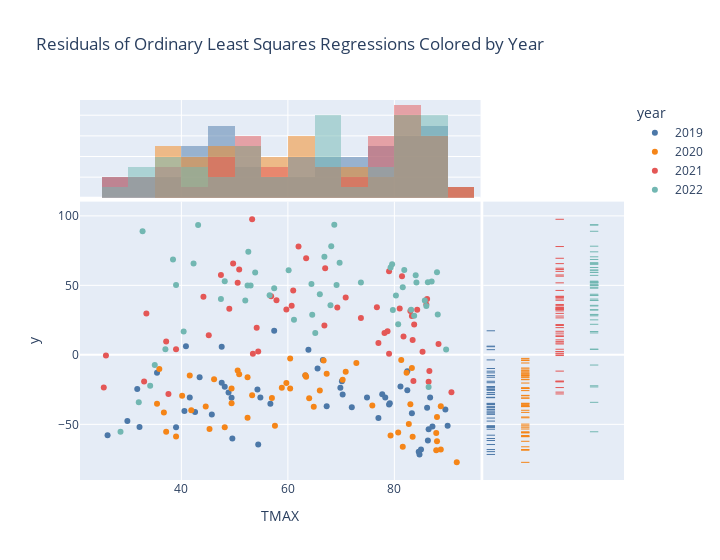

Here is the notebook cell this chart was saved with:
### Code cell
ols_fig_resid = px.scatter(
  weekly_summary,
  x=weekly_summary['TMAX'],
  y=ols_res.resid,
  color='year',
  width=720,
  title='Residuals of Ordinary Least Squares Regressions Colored by Year',
  marginal_x='histogram',
  marginal_y='rug',
  color_discrete_sequence=px.colors.qualitative.T10
)
ols_fig_resid.show()

### Figure 1 — Plotly figure (JSON) as saved in the notebook; plotly's stock layout.template omitted (floating-point values rounded to 4 significant figures)
{"data": [{"hovertemplate": "year=2019<br>TMAX=%{x}<br>y=%{y}<extra></extra>", "legendgroup": "2019", "marker": {"color": "#4C78A8", "symbol": "circle"}, "mode": "markers", "name": "2019", "orientation": "v", "showlegend": true, "type": "scatter", "x": [41.57, 32.14, 29.86, 26.14, 49.57, 40.57, 39, 42.57, 31.71, 54.43, 48.14, 56.71, 54.29, 69.86, 66.57, 63.29, 67.29, 72, 70.29, 78.29, 81.14, 77, 74.86, 79, 86.29, 89.57, 87.14, 90, 82.43, 86.14, 86.71, 85, 84.71, 77.71, 79.14, 86.43, 84.57, 82.43, 83.29, 70.14, 63.86, 65.57, 57.43, 47.57, 40.86, 49.43, 47.57, 43.43, 45.71, 35.43, 54.83, 48.86], "xaxis": "x", "y": [-30.64, -51.93, -47.65, -57.79, -60.18, -40.38, -52.16, -41.18, -24.6, -64.51, -23.02, -35.24, -24.87, -23.63, -3.636, -14.92, -37.03, -37.65, -28.5, -30.65, -22.8, -45.46, -30.73, -35.71, -61.61, -39.29, -51.49, -50.97, -25.52, -38.07, -30.61, -68.12, -71.65, -28.35, -34.89, -53.48, -69.62, -11.74, -41.94, -18.99, 3.735, -9.813, 17.32, 5.85, 6.269, -30.8, -20.04, -16.11, -42.82, -12.96, -30.65, -27.13], "yaxis": "y"}, {"alignmentgroup": "True", "bingroup": "x", "hovertemplate": "year=2019<br>TMAX=%{x}<br>count=%{y}<extra></extra>", "legendgroup": "2019", "marker": {"color": "#4C78A8"}, "name": "2019", "offsetgroup": "2019", "opacity": 0.5, "showlegend": false, "type": "histogram", "x": [41.57, 32.14, 29.86, 26.14, 49.57, 40.57, 39, 42.57, 31.71, 54.43, 48.14, 56.71, 54.29, 69.86, 66.57, 63.29, 67.29, 72, 70.29, 78.29, 81.14, 77, 74.86, 79, 86.29, 89.57, 87.14, 90, 82.43, 86.14, 86.71, 85, 84.71, 77.71, 79.14, 86.43, 84.57, 82.43, 83.29, 70.14, 63.86, 65.57, 57.43, 47.57, 40.86, 49.43, 47.57, 43.43, 45.71, 35.43, 54.83, 48.86], "xaxis": "x3", "yaxis": "y3"}, {"alignmentgroup": "True", "boxpoints": "all", "fillcolor": "rgba(255,255,255,0)", "hoveron": "points", "hovertemplate": "year=2019<br>y=%{y}<extra></extra>", "jitter": 0, "legendgroup": "2019", "line": {"color": "rgba(255,255,255,0)"}, "marker": {"color": "#4C78A8", "symbol": "line-ew-open"}, "name": "2019", "offsetgroup": "2019", "showlegend": false, "type": "box", "xaxis": "x2", "y": [-30.64, -51.93, -47.65, -57.79, -60.18, -40.38, -52.16, -41.18, -24.6, -64.51, -23.02, -35.24, -24.87, -23.63, -3.636, -14.92, -37.03, -37.65, -28.5, -30.65, -22.8, -45.46, -30.73, -35.71, -61.61, -39.29, -51.49, -50.97, -25.52, -38.07, -30.61, -68.12, -71.65, -28.35, -34.89, -53.48, -69.62, -11.74, -41.94, -18.99, 3.735, -9.813, 17.32, 5.85, 6.269, -30.8, -20.04, -16.11, -42.82, -12.96, -30.65, -27.13], "yaxis": "y2"}, {"hovertemplate": "year=2020<br>TMAX=%{x}<br>y=%{y}<extra></extra>", "legendgroup": "2020", "marker": {"color": "#F58518", "symbol": "circle"}, "mode": "markers", "name": "2020", "orientation": "v", "showlegend": true, "type": "scatter", "x": [49.43, 46.14, 35.86, 35.43, 45.29, 36.71, 41.57, 39, 50.86, 57, 52.43, 57.57, 58.86, 60.43, 52.43, 60.43, 64, 59.71, 66, 70.29, 82.71, 81.29, 82.29, 80.71, 83.29, 88.71, 91.71, 88, 88, 87.86, 79.29, 87.86, 83, 88.71, 81.57, 83.43, 72.86, 75.86, 67.29, 70.86, 66.71, 63.43, 50.57, 63.29, 64.86, 53.29, 49.43, 41.86, 48.14, 37.14, 40.14, 44.57], "xaxis": "x", "y": [-24.17, -17.56, -10.2, -35.1, -53.34, -41.38, -14.84, -58.76, -13.86, -31.03, -16.17, -51.07, -23.6, -2.548, -45.28, -24.24, -31.2, -20.27, -25.73, -17.88, -49.83, -3.661, -12.94, -55.89, -9.455, -36.98, -77.32, -44.7, -62.18, -56.15, -57.99, -68.62, -35.62, -68.1, -66.15, -58.87, -5.853, -36.48, -13.64, -12.17, -4.095, -15.78, -11.34, -14.64, -37.28, -29.14, -34.81, -39.86, -52.06, -55.34, -29.46, -37.11], "yaxis": "y"}, {"alignmentgroup": "True", "bingroup": "x", "hovertemplate": "year=2020<br>TMAX=%{x}<br>count=%{y}<extra></extra>", "legendgroup": "2020", "marker": {"color": "#F58518"}, "name": "2020", "offsetgroup": "2020", "opacity": 0.5, "showlegend": false, "type": "histogram", "x": [49.43, 46.14, 35.86, 35.43, 45.29, 36.71, 41.57, 39, 50.86, 57, 52.43, 57.57, 58.86, 60.43, 52.43, 60.43, 64, 59.71, 66, 70.29, 82.71, 81.29, 82.29, 80.71, 83.29, 88.71, 91.71, 88, 88, 87.86, 79.29, 87.86, 83, 88.71, 81.57, 83.43, 72.86, 75.86, 67.29, 70.86, 66.71, 63.43, 50.57, 63.29, 64.86, 53.29, 49.43, 41.86, 48.14, 37.14, 40.14, 44.57], "xaxis": "x3", "yaxis": "y3"}, {"alignmentgroup": "True", "boxpoints": "all", "fillcolor": "rgba(255,255,255,0)", "hoveron": "points", "hovertemplate": "year=2020<br>y=%{y}<extra></extra>", "jitter": 0, "legendgroup": "2020", "line": {"color": "rgba(255,255,255,0)"}, "marker": {"color": "#F58518", "symbol": "line-ew-open"}, "name": "2020", "offsetgroup": "2020", "showlegend": false, "type": "box", "xaxis": "x2", "y": [-24.17, -17.56, -10.2, -35.1, -53.34, -41.38, -14.84, -58.76, -13.86, -31.03, -16.17, -51.07, -23.6, -2.548, -45.28, -24.24, -31.2, -20.27, -25.73, -17.88, -49.83, -3.661, -12.94, -55.89, -9.455, -36.98, -77.32, -44.7, -62.18, -56.15, -57.99, -68.62, -35.62, -68.1, -66.15, -58.87, -5.853, -36.48, -13.64, -12.17, -4.095, -15.78, -11.34, -14.64, -37.28, -29.14, -34.81, -39.86, -52.06, -55.34, -29.46, -37.11], "yaxis": "y2"}, {"hovertemplate": "year=2021<br>TMAX=%{x}<br>y=%{y}<extra></extra>", "legendgroup": "2021", "marker": {"color": "#E45756", "symbol": "circle"}, "mode": "markers", "name": "2021", "orientation": "v", "showlegend": true, "type": "scatter", "x": [37.57, 39, 37.14, 33.43, 33, 25.83, 25.43, 45.14, 49, 60.71, 54.14, 69.29, 56.86, 76.71, 59.71, 57.86, 70.86, 66.86, 63.43, 81.43, 79, 77, 85.29, 83.71, 83, 86.14, 86, 84.29, 83.43, 86.57, 83.29, 88.29, 83.57, 90.71, 81.71, 81, 86.43, 73.71, 79, 78.14, 78.71, 67, 61, 53.29, 62, 50.86, 44.14, 49.71, 50.57, 53.43, 47.43, 54.43], "xaxis": "x", "y": [-28.12, 4.042, 9.528, 29.84, -19.23, -0.4878, -23.53, 14.17, 33.12, 35.41, 19.59, 34.05, 42.16, 34.3, 32.67, 39.29, 41.33, 21.13, 69.49, 56.61, 0.7094, 8.548, 2.207, 21.8, 31.61, 40.26, 36.25, 32.42, 10.78, -11.69, 27.93, 7.835, -18.81, -26.81, 13.21, 33.31, -19.4, 26.6, 60.08, 15.67, 16.96, 62.34, 46.35, 97.54, 77.93, 61.45, 41.83, 65.65, 51.81, 0.732, 57.47, 2.364], "yaxis": "y"}, {"alignmentgroup": "True", "bingroup": "x", "hovertemplate": "year=2021<br>TMAX=%{x}<br>count=%{y}<extra></extra>", "legendgroup": "2021", "marker": {"color": "#E45756"}, "name": "2021", "offsetgroup": "2021", "opacity": 0.5, "showlegend": false, "type": "histogram", "x": [37.57, 39, 37.14, 33.43, 33, 25.83, 25.43, 45.14, 49, 60.71, 54.14, 69.29, 56.86, 76.71, 59.71, 57.86, 70.86, 66.86, 63.43, 81.43, 79, 77, 85.29, 83.71, 83, 86.14, 86, 84.29, 83.43, 86.57, 83.29, 88.29, 83.57, 90.71, 81.71, 81, 86.43, 73.71, 79, 78.14, 78.71, 67, 61, 53.29, 62, 50.86, 44.14, 49.71, 50.57, 53.43, 47.43, 54.43], "xaxis": "x3", "yaxis": "y3"}, {"alignmentgroup": "True", "boxpoints": "all", "fillcolor": "rgba(255,255,255,0)", "hoveron": "points", "hovertemplate": "year=2021<br>y=%{y}<extra></extra>", "jitter": 0, "legendgroup": "2021", "line": {"color": "rgba(255,255,255,0)"}, "marker": {"color": "#E45756", "symbol": "line-ew-open"}, "name": "2021", "offsetgroup": "2021", "showlegend": false, "type": "box", "xaxis": "x2", "y": [-28.12, 4.042, 9.528, 29.84, -19.23, -0.4878, -23.53, 14.17, 33.12, 35.41, 19.59, 34.05, 42.16, 34.3, 32.67, 39.29, 41.33, 21.13, 69.49, 56.61, 0.7094, 8.548, 2.207, 21.8, 31.61, 40.26, 36.25, 32.42, 10.78, -11.69, 27.93, 7.835, -18.81, -26.81, 13.21, 33.31, -19.4, 26.6, 60.08, 15.67, 16.96, 62.34, 46.35, 97.54, 77.93, 61.45, 41.83, 65.65, 51.81, 0.732, 57.47, 2.364], "yaxis": "y2"}, {"hovertemplate": "year=2022<br>TMAX=%{x}<br>y=%{y}<extra></extra>", "legendgroup": "2022", "marker": {"color": "#72B7B2", "symbol": "circle"}, "mode": "markers", "name": "2022", "orientation": "v", "showlegend": true, "type": "scatter", "x": [34.14, 37, 32, 28.57, 35, 40.43, 39, 47.43, 56.57, 52, 64.57, 57.43, 52.43, 53.86, 65.14, 61.14, 66, 68, 80.71, 80.29, 73.71, 84.14, 79.71, 89.71, 88.14, 88, 85.71, 86.29, 86.43, 84, 87, 83.71, 81.86, 83.14, 86, 81.57, 79.29, 79.57, 66.86, 68.71, 68.14, 60.14, 69.71, 69.14, 64.43, 38.43, 53, 52.57, 48.14, 43.14, 32.71, 42.29], "xaxis": "x", "y": [-22.25, 4.124, -34.14, -55.33, -7.325, 16.8, 50.28, 40.13, 42.88, 39.09, 28.83, 47.94, 49.83, 59.27, 15.78, 25.18, 43.61, 35.62, 22.0, 42.67, 52.0, 52.09, 32.2, 3.914, 29.1, 59.41, 39.11, 52.17, -23.08, 57.19, 52.84, 28.09, 61.05, 32.53, 35.17, 48.61, 62.86, 65.12, 70.54, 93.65, 78.18, 60.85, 66.32, 50.26, 51.02, 68.63, 49.98, 74.12, 53.0, 93.35, 88.92, 65.66], "yaxis": "y"}, {"alignmentgroup": "True", "bingroup": "x", "hovertemplate": "year=2022<br>TMAX=%{x}<br>count=%{y}<extra></extra>", "legendgroup": "2022", "marker": {"color": "#72B7B2"}, "name": "2022", "offsetgroup": "2022", "opacity": 0.5, "showlegend": false, "type": "histogram", "x": [34.14, 37, 32, 28.57, 35, 40.43, 39, 47.43, 56.57, 52, 64.57, 57.43, 52.43, 53.86, 65.14, 61.14, 66, 68, 80.71, 80.29, 73.71, 84.14, 79.71, 89.71, 88.14, 88, 85.71, 86.29, 86.43, 84, 87, 83.71, 81.86, 83.14, 86, 81.57, 79.29, 79.57, 66.86, 68.71, 68.14, 60.14, 69.71, 69.14, 64.43, 38.43, 53, 52.57, 48.14, 43.14, 32.71, 42.29], "xaxis": "x3", "yaxis": "y3"}, {"alignmentgroup": "True", "boxpoints": "all", "fillcolor": "rgba(255,255,255,0)", "hoveron": "points", "hovertemplate": "year=2022<br>y=%{y}<extra></extra>", "jitter": 0, "legendgroup": "2022", "line": {"color": "rgba(255,255,255,0)"}, "marker": {"color": "#72B7B2", "symbol": "line-ew-open"}, "name": "2022", "offsetgroup": "2022", "showlegend": false, "type": "box", "xaxis": "x2", "y": [-22.25, 4.124, -34.14, -55.33, -7.325, 16.8, 50.28, 40.13, 42.88, 39.09, 28.83, 47.94, 49.83, 59.27, 15.78, 25.18, 43.61, 35.62, 22.0, 42.67, 52.0, 52.09, 32.2, 3.914, 29.1, 59.41, 39.11, 52.17, -23.08, 57.19, 52.84, 28.09, 61.05, 32.53, 35.17, 48.61, 62.86, 65.12, 70.54, 93.65, 78.18, 60.85, 66.32, 50.26, 51.02, 68.63, 49.98, 74.12, 53.0, 93.35, 88.92, 65.66], "yaxis": "y2"}], "layout": {"barmode": "overlay", "legend": {"title": {"text": "year"}, "tracegroupgap": 0}, "title": {"text": "Residuals of Ordinary Least Squares Regressions Colored by Year"}, "width": 720, "xaxis": {"anchor": "y", "domain": [0, 0.7363], "title": {"text": "TMAX"}}, "xaxis2": {"anchor": "y2", "domain": [0.7413, 1], "matches": "x2", "showgrid": false, "showline": false, "showticklabels": false, "ticks": ""}, "xaxis3": {"anchor": "y3", "domain": [0, 0.7363], "matches": "x", "showgrid": true, "showticklabels": false}, "xaxis4": {"anchor": "y4", "domain": [0.7413, 1], "matches": "x2", "showgrid": false, "showline": false, "showticklabels": false, "ticks": ""}, "yaxis": {"anchor": "x", "domain": [0, 0.7326], "title": {"text": "y"}}, "yaxis2": {"anchor": "x2", "domain": [0, 0.7326], "matches": "y", "showgrid": true, "showticklabels": false}, "yaxis3": {"anchor": "x3", "domain": [0.7426, 1], "matches": "y3", "showgrid": true, "showline": false, "showticklabels": false, "ticks": ""}, "yaxis4": {"anchor": "x4", "domain": [0.7426, 1], "matches": "y3", "showgrid": true, "showline": false, "showticklabels": false, "ticks": ""}}}
